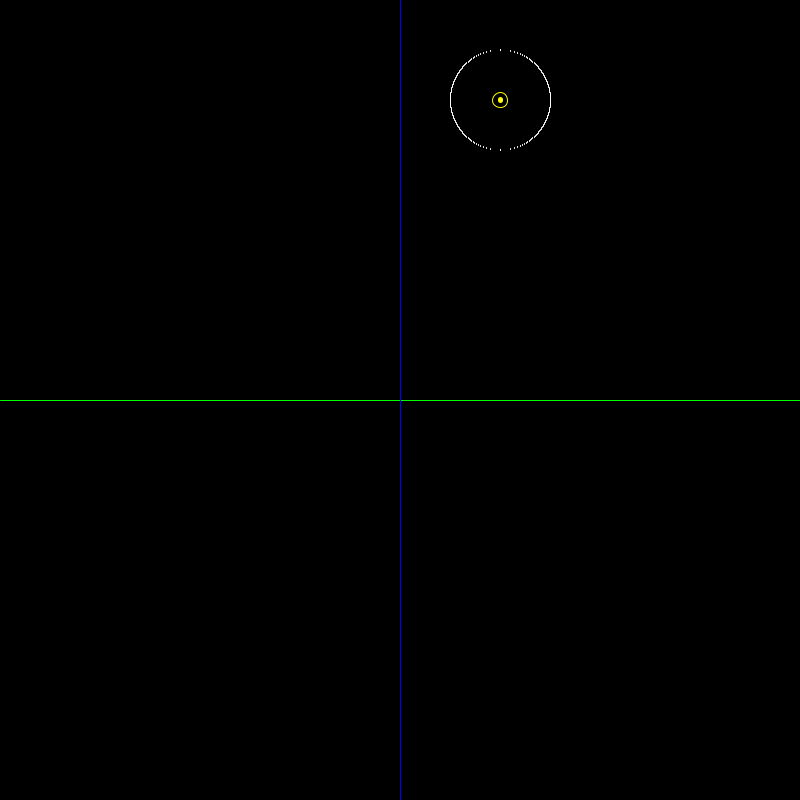
Frame 1 (no input)
Frame 60 (the mouse pressed at the canvas centre just before this capture): identical to frame 1, image omitted
Frame 120 (the mouse held since frame 60 and released just before this capture): identical to frame 1, image omitted

The Processing sketch that drew this single still picture (run headless with seeded random() and noise(); from frame 60 on, the mouse is pressed at the canvas centre):

// Processing sketch: circleGraphics
// ── circleGraphics.pde
//  Roundoff the number
int roundoff(float num){
  float dec = num-(int)num;
  if(dec>=0.5){
    return (int)num+1;
  }
  else{
    return (int)num;
  }
}

//  Circle by increasing x by one pixel
void CircleX(int cx,int cy,int r){
  noFill();
  stroke(255,255,0);
  strokeWeight(5);
  point(cx,cy);
  strokeWeight(1);
  circle(cx,cy,15);
  stroke(255);
  translate(cx,cy);
  float temp_y;
  for(int x=-r;x<=r;x++){
    temp_y=sqrt(r*r-x*x);
    point(x,roundoff(temp_y));
    point(x,-1*roundoff(temp_y));
  }
  translate(-cx,-cy);
}

//  Circle by increasing y by one pixel
void CircleY(int cx,int cy,int r){
  noFill();
  stroke(255,255,0);
  strokeWeight(5);
  point(cx,cy);
  strokeWeight(1);
  circle(cx,cy,15);
  stroke(255);
  translate(cx,cy);
  float temp_x;
  for(int y=-r;y<=r;y++){
    temp_x=sqrt(r*r-y*y);
    point(roundoff(temp_x),y);
    point(-1*roundoff(temp_x),y);
  }
  translate(-cx,-cy);
}

void setup(){
  size(800,800);
}

void draw(){
  background(0);
  translate(width/2,height/2);
  scale(1,-1);
  
  //  Axes
  strokeWeight(1);
  stroke(0,255,0);
  line(-width/2,0,width/2,0);
  stroke(0,0,255);
  line(0,-width/2,0,width/2);
  
  CircleY(100,300,50);
}
